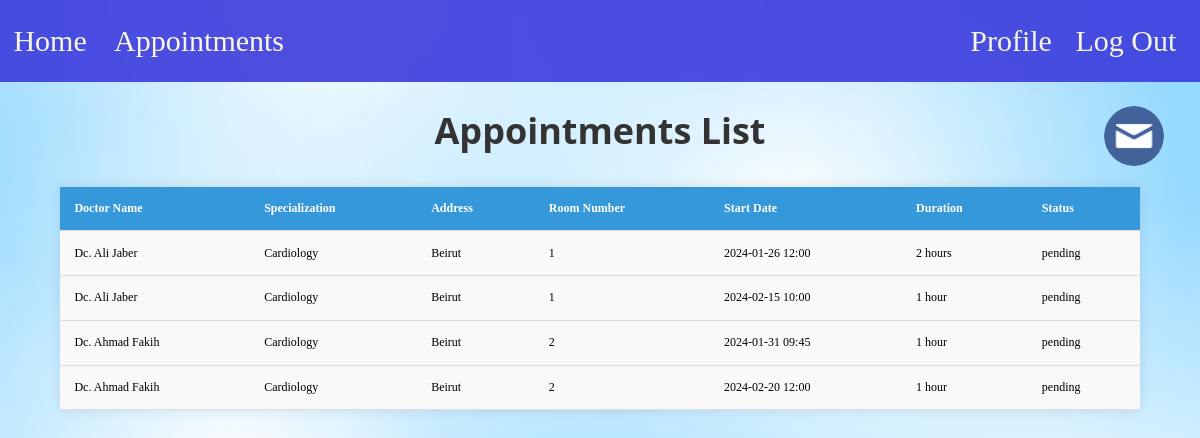
The app's page /patient/appointments.php (signed in) with its own data.
### tables this page shows
CREATE TABLE IF NOT EXISTS `appointment` (
    `id` INT NOT NULL AUTO_INCREMENT,
    `doctor_id` INT NOT NULL,
    `patient_id` INT NOT NULL,
    `department_id` INT NOT NULL,
    `start_date` DATETIME NOT NULL,
    `end_date` DATETIME NOT NULL,
    `status` VARCHAR(30) NOT NULL DEFAULT 'pending',
    `book_date` DATETIME NOT NULL DEFAULT CURRENT_TIMESTAMP,
    `bill` FLOAT NOT NULL DEFAULT 0,
    `payed` FLOAT NOT NULL DEFAULT 0,
    PRIMARY KEY (`id`),
    FOREIGN KEY (`doctor_id`) REFERENCES `doctor`(`id`) ON DELETE RESTRICT ON UPDATE CASCADE,
    FOREIGN KEY (`patient_id`) REFERENCES `patient`(`id`) ON DELETE RESTRICT ON UPDATE CASCADE,
    FOREIGN KEY (`department_id`) REFERENCES `department`(`id`) ON DELETE RESTRICT ON UPDATE NO ACTION
);

CREATE TABLE IF NOT EXISTS `doctor` (
    `id` INT NOT NULL AUTO_INCREMENT,
    `department_id` INT NOT NULL,
    `email` VARCHAR(30) NOT NULL,
    `password` TEXT NOT NULL,
    `first_name` VARCHAR(30) NOT NULL,
    `last_name` VARCHAR(30) NOT NULL,
    `age` INT NOT NULL,
    `gender` CHAR(1) NOT NULL,
    `phone` VARCHAR(30) NOT NULL,
    `specialization_id` INT NOT NULL,
    `role` VARCHAR(30) NOT NULL DEFAULT 'doctor',
    `pp` VARCHAR(255) NOT NULL DEFAULT 'default.png',
    PRIMARY KEY (`id`),
    UNIQUE (`email`),
    FOREIGN KEY (`department_id`) REFERENCES `department`(`id`) ON DELETE RESTRICT ON UPDATE CASCADE,
    FOREIGN KEY (`specialization_id`) REFERENCES `specialization`(`id`) ON DELETE CASCADE ON UPDATE CASCADE
);

CREATE TABLE IF NOT EXISTS `specialization` (
    `id` INT NOT NULL AUTO_INCREMENT,
    `alias` VARCHAR(50) NOT NULL,
    PRIMARY KEY (`id`)
);

CREATE TABLE IF NOT EXISTS `city` (
    `id` INT NOT NULL AUTO_INCREMENT,
    `city_name` VARCHAR(50) NOT NULL,
    PRIMARY KEY (`id`)
);

CREATE TABLE IF NOT EXISTS `department` (
    `id` INT NOT NULL AUTO_INCREMENT,
    `city_id` INT NOT NULL,
    `details` TEXT NULL,
    `room` INT NULL,
    PRIMARY KEY (`id`),
    FOREIGN KEY (`city_id`) REFERENCES `city`(`id`) ON DELETE RESTRICT ON UPDATE CASCADE
);

### includes/functions.php (called while the page is built, shortened)
<?php
    function get_appointments($dbc,$id){
        if ($_SESSION['role'] == 'patient'){
            $query = "SELECT app.*,city.city_name,dep.details,doc.first_name,doc.last_name,sp.alias,dep.room,app.status
                    FROM appointment app
                    JOIN doctor doc ON app.doctor_id = doc.id
                    JOIN department dep ON app.department_id = dep.id
                    JOIN city ON dep.city_id = city.id
                    JOIN specialization sp ON sp.id = doc.specialization_id
                    WHERE app.patient_id = ?";
        }
        elseif ($_SESSION['role'] == 'doctor') {
            $query = "SELECT app.*, pa.first_name, pa.last_name, pa.age, pa.gender, pa.phone, pa.email
                    FROM appointment app
                    JOIN patient pa ON app.patient_id = pa.id
                    WHERE app.doctor_id = ?";
        }
        $stmt = $dbc->prepare($query);
        $stmt->bind_param("i",$id);
        $stmt->execute();
        $result = $stmt->get_result();
        return $result;
    }
    function time_to_float($time){
        $time = (new DateTime($time))->format("H:i");
        $time = explode(":",$time);
        $time = $time[0]+$time[1]/60;
        return $time;
    }
    function duration($start_date,$end_date){
        $start_hour = $start_date;
        $end_hour = $end_date;
        $start_hour = new DateTime($start_hour);
        $start_hour = $start_hour->format('H:i');
        $end_hour = new DateTime($end_hour);
        $end_hour = $end_hour->format('H:i');
        $duration = (time_to_float($end_hour)-time_to_float($start_hour))*60;
        $display_duration = "";
        if($duration>=60){
            $hours = $duration/60;
            $hours = floor($hours);
            $duration = $duration - $hours*60;
            if($hours==1){
                $display_duration = $hours." hour ";
            }
            else if($hours>1){
                $display_duration = $hours." hours ";
            }
        }
        return $display_duration;
    }
?>

### patient/appointments.php (the view, shortened to what this page needs)
<!DOCTYPE html>
<html lang="en">
<head>
    <link rel="stylesheet" href="../static/css/appointments.css">
</head>
<body style="background-image: url('../static/media/light_blue_bck_img.avif'); background-size: cover; background-repeat: no-repeat;">
<?php
    include '../includes/header.php';
    if($_SESSION['role']=='patient'){
        $dbc = connectServer('localhost','root','',0);
        $appointments = get_appointments($dbc,$_SESSION['patient_id']);
        if($appointments->num_rows == 0){
            echo '<div class="container">
            <div class="message">
                <p>You have no appointments 📅.</p>
            </div>
                <a class="make_app" href="http://localhost/Clinic-Management-System/patient/make_appointment2.php">
                New Appointment
                </a>
            </div>';
        }
        else{
            echo ' <div class="container"><h1>Appointments List</h1>
        <table>
            <thead>
                <tr>
                    <th>Doctor Name</th>
                    <th class="hide">Specialization</th>
                    <th>Address</th>
                    <th class="hide">Room Number</th>
                    <th>Start Date</th>
                    <th>Duration</th>
                    <th>Status</th>
                </tr>
            </thead>
            <tbody>';
            while($appointment = $appointments->fetch_assoc()){
                $display_duration = duration($appointment['start_date'],$appointment['end_date']);
                $appointment['start_date'] = new DateTime($appointment['start_date']);
                $appointment['start_date'] = $appointment['start_date']->format('Y-m-d H:i');
                echo '<tr class="even" onclick="window.location=`../includes/appointment.php?app_id='.$appointment['id'].'`">
                <td>Dc. '.$appointment['first_name']." ".$appointment['last_name'].'</td>
                <td class="hide">'.$appointment['alias'].'</td>
                <td>'.$appointment['city_name'].'</td>
                <td class="hide">'.$appointment['room'].'</td>
                <td>'.$appointment['start_date'].'</td>
                <td>'.$display_duration.'</td>
                <td>';
                if($appointment['status']=='queued')
                    echo 'pending';
                else
                    echo $appointment['status'];
                echo '</td>
                </tr>';
            }
            echo '</tbody>
        </table></div>';
        }
    }
?>
</body>
</html>

### static/css/appointments.css (style rules this page uses)
.container { margin-top: 2vw; display: flex; flex-direction: column; align-items: center; justify-content: center; width: 100vw; }
h1 { font-family:'Segoe UI', Tahoma, Geneva, Verdana, sans-serif; font-size: 3vw; text-align: center; color: #333; }
table { font-size: 1vw; width: 90vw; border-collapse: collapse; margin-top: 4vh; box-shadow: 0 0 1vw rgba(0, 0, 0, 0.1); background-color: #fff; }
th, td { padding: 1.2vw; text-align: left; border-bottom: 0.1vw solid #ddd; }
th { background-color: #3498db; color: #fff; }
.even { background-color: #f9f9f9; }
.even { cursor: pointer; }

### static/css/header.css (style rules this page uses)
* { margin: 0; padding: 0; box-sizing: border-box; }
body { background-color: #f4f4f4; }

### records on screen
appointment: doctor.first_name "Ali", doctor.last_name "Jaber", specialization.alias "Cardiology", city.city_name "Beirut", department.room "1", start_date "2024-01-26 12:00", display_duration "2 hours", status "pending"
appointment: doctor.first_name "Ali", doctor.last_name "Jaber", specialization.alias "Cardiology", city.city_name "Beirut", department.room "1", start_date "2024-02-15 10:00", display_duration "1 hour", status "pending"
appointment: doctor.first_name "Ahmad", doctor.last_name "Fakih", specialization.alias "Cardiology", city.city_name "Beirut", department.room "2", start_date "2024-01-31 09:45", display_duration "1 hour", status "pending"
appointment: doctor.first_name "Ahmad", doctor.last_name "Fakih", specialization.alias "Cardiology", city.city_name "Beirut", department.room "2", start_date "2024-02-20 12:00", display_duration "1 hour", status "pending"
